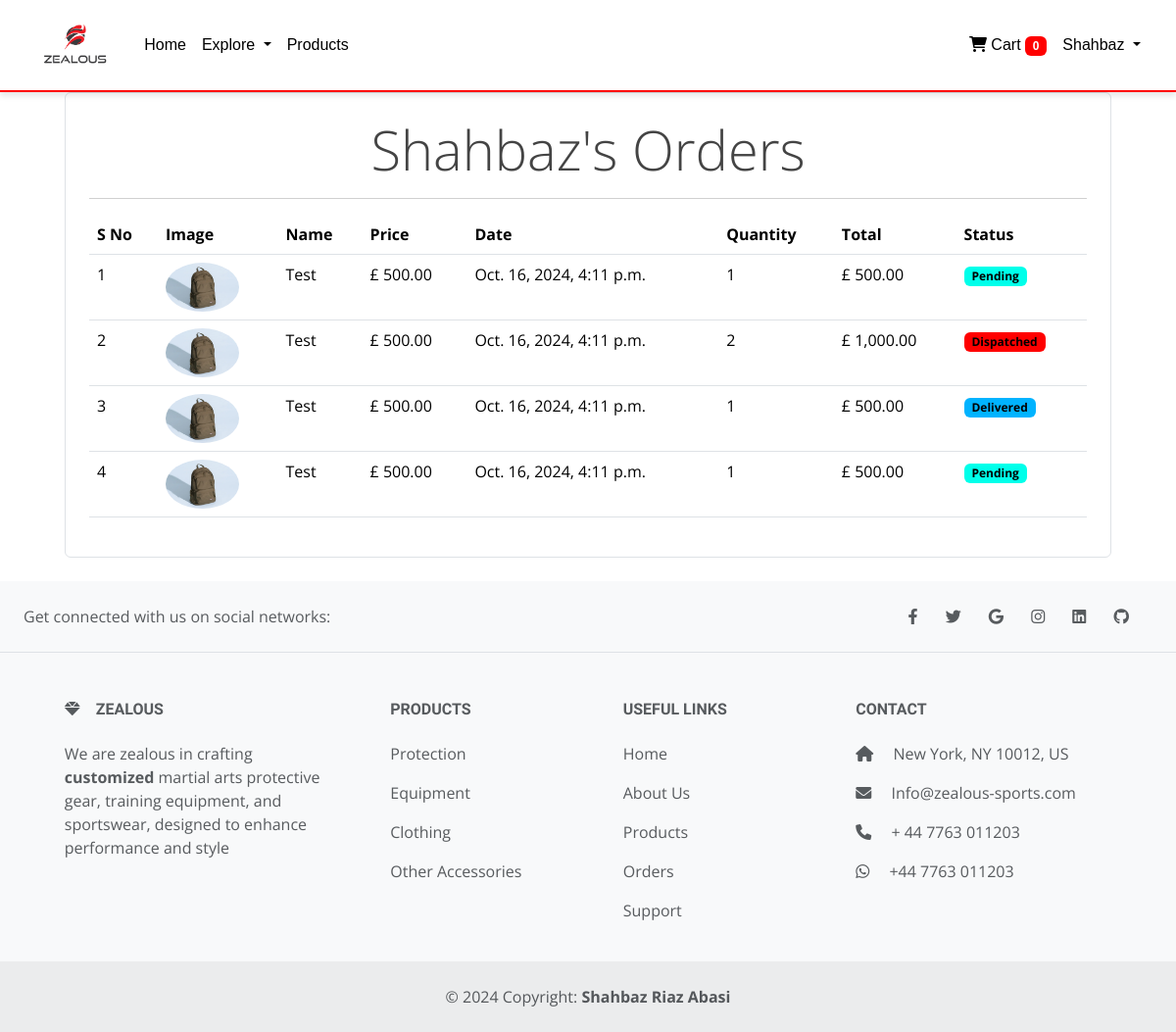
The page /order/ (signed in) on the database its author committed.
### store/models/customer.py (models this page shows, shortened)
class Customer(models.Model):
    first_name = models.CharField(max_length=50)
    last_name = models.CharField(max_length=50)
    phone = models.CharField(max_length=15)
    email = models.EmailField(unique=True)
    password = models.CharField(max_length=500)
    def __str__(self):
        return f"{self.first_name} {self.last_name}"

### store/models/orders.py (models this page shows, shortened)
class Order(models.Model):
    STATUS_CHOICES = [
        ('Pending', 'Pending'),
        ('Dispatched', 'Dispatched'),
        ('Delivered', 'Delivered'),
        ('Completed', 'Completed'),
    ]
    product = models.ForeignKey(Product, on_delete=models.CASCADE)
    customer = models.ForeignKey(Customer, on_delete=models.CASCADE)
    quantity = models.IntegerField(default=1)
    price = models.DecimalField(max_digits=10, decimal_places=2)
    date = models.DateTimeField(default=timezone.now)
    address = models.CharField(max_length=50, default='', blank=True)
    phone = models.CharField(max_length=11, default='', blank=True)
    detail = models.CharField(max_length=500, default='', blank=True)
    status = models.CharField(max_length=20, choices=STATUS_CHOICES, default='Pending')
    color = models.CharField(max_length=50, blank=True, null=True)
    material = models.CharField(max_length=50, blank=True, null=True)
    size = models.CharField(max_length=50, blank=True, null=True)
    customization = models.CharField(max_length=50, blank=True, null=True)
    type = models.CharField(max_length=50, blank=True, null=True)
    gsm = models.CharField(max_length=50, blank=True, null=True)
    def __str__(self):
        return f'Order {self.id}: {self.product.name} by {self.customer}'
    @staticmethod
    def get_order_by_customer(customer):
        return Order.objects.filter(customer=customer).order_by('-date')

### store/models/product.py (models this page shows, shortened)
class Product(models.Model):
    name = models.CharField(max_length=50)
    price = models.IntegerField(default=0)
    category= models.ForeignKey(Category, on_delete=models.CASCADE, default=1)
    materials = models.ManyToManyField(Material, blank=True)
    sizes = models.ManyToManyField(Size, blank=True)
    customizations = models.ManyToManyField(Customization, blank=True)
    types = models.ManyToManyField(Type, blank=True)
    colors = models.ManyToManyField(Color, blank=True)
    fabrics = models.ManyToManyField(Fabric, blank=True)
    gsms = models.ManyToManyField(GSM, blank=True)
    description = models.CharField(max_length=1000, default='')
    image = models.ImageField(upload_to='products/')
    image2 = models.ImageField(upload_to='products/', null=True, blank=True)
    image3 = models.ImageField(upload_to='products/', null=True, blank=True)

### store/models/category.py (models this page shows, shortened)
class Category(models.Model):
    name = models.CharField(max_length=20)
    parent = models.ForeignKey('self', on_delete=models.CASCADE, null=True, blank=True, related_name='children')
    @staticmethod
    def get_all_category():
        return Category.objects.all()

### store/views.py (the view)
# urls.py: path('order/', OrderView.as_view(), name='order'),
class OrderView(View):
    def get(self, request):
        customer_id = request.session.get('customer_id')
        categories = Category.get_all_category()
        parent_categories = categories.filter(parent__isnull=True)
        if not customer_id:
            return redirect('login')
        customer = Customer.objects.get(id=customer_id)
        orders = Order.get_order_by_customer(customer)
        print(orders)
        return render(request, 'order.html', {'orders': orders, 'Customer': customer, 'Categories': parent_categories,})

### store/templatetags/custom_filter.py (called while the page is built)
@register.filter(name='currency')
def currency(value):
    try:
        return f"£  {value:,.2f}"
    except (ValueError, TypeError):
        return value

@register.filter(name='multiply')
def multiply(value, multiplier):
    try:
        return value * multiplier
    except (ValueError, TypeError):
        return value

### store/templates/order.html
{% extends "base.html" %}
{% block content %}
{% load cart %}
{% load custom_filter %}
<div class="container">
  <div class="border rounded p-4 m-4">
    <p class="display-4 text-center">{{ Customer.first_name }}'s Orders</p>
    <hr>
    <div class="table-responsive">
      <table class="table">
        <thead>
          <tr>
            <th scope="col">S No</th>
            <th scope="col">Image</th>
            <th scope="col">Name</th>
            <th scope="col">Price</th>
            <th scope="col">Date</th>
            <th scope="col">Quantity</th>
            <th scope="col">Total</th>
            <th scope="col">Status</th>
          </tr>
        </thead>
        <tbody>
          {% for order in orders %}
          <tr>
            <td>{{ forloop.counter }}</td>
            <td><img style="height: 50px;" class="rounded-circle" src="{{ order.product.image.url }}" alt=""></td>
            <td>{{ order.product.name }}</td>
            <td>{{ order.product.price|currency }}</td>
            <td>{{ order.date }}</td>
            <td>{{ order.quantity }}</td>
            <td>{{ order.quantity|multiply:order.product.price|currency }}</td>
            <td>
              <span class="badge
              {% if order.status == 'Pending' %}
                  badge-warning text-black
              {% elif order.status == 'Dispatched' %}
                  badge-info text-black
              {% elif order.status == 'Delivered' %}
                  badge-primary text-black
              {% elif order.status == 'Completed' %}
                  badge-success text-black
              {% endif %}
              ">{{ order.status }}</span>
          </td>
          </tr>
          {% endfor %}
        </tbody>
      </table>
    </div>
  </div>
</div>
{% endblock %}
{% block footer %}
{% include "footer.html" %}
{% endblock %}

### store/templates/base.html (shortened to what this page needs)
{% load static %}
<!doctype html>
<html lang="en">
  <head>
    <link href="https://cdn.jsdelivr.net/npm/bootstrap@5.3.3/dist/css/bootstrap.min.css" rel="stylesheet">
    <link href="https://cdn.jsdelivr.net/npm/bootstrap@5.3.3/dist/css/bootstrap.min.css" rel="stylesheet">
    <link href="https://cdn.jsdelivr.net/npm/bootstrap-icons/font/bootstrap-icons.css" rel="stylesheet">
    <link rel="stylesheet" href="https://cdnjs.cloudflare.com/ajax/libs/font-awesome/6.0.0-beta3/css/all.min.css">
    <link rel="stylesheet" href="https://cdn.jsdelivr.net/npm/remixicon@2.5.0/fonts/remixicon.css">
    <link href="{% static 'css/main.css' %}" rel="stylesheet">
  </head>
  <body>
    <nav class="navbar navbar-expand-lg navbar-dark">
      <div class="container-fluid">
        <a class="navbar-brand" href="/">
          <img src="{% static 'images/Zealous White logo.png' %}" alt="Logo" style="height: 50px;">
        </a>
        <div class="collapse navbar-collapse" id="navbarSupportedContent">
          <ul class="navbar-nav me-auto mb-2 mb-lg-0">
            <li class="nav-item">
              <a class="nav-link" aria-current="page" href="/">Home</a>
            </li>
            <li class="nav-item dropdown">
              <a class="nav-link dropdown-toggle" href="#" role="button" data-bs-toggle="dropdown" aria-expanded="false">
                Explore
              </a>
            </li>
            <li class="nav-item">
              <a href="/products" class="nav-link" aria-disabled="true">Products</a>
            </li>
          </ul>
          <ul class="navbar-nav mb-2 mb-lg-0">
            <li class="nav-item">
              <a class="nav-link " aria-current="page" href="{% url 'cart' %}"  text-decoration: none;">
                <i class="fas fa-shopping-cart"></i> Cart
                <span class="badge badge-info">{{ request.session.cart|length }}</span>
              </a>
            </li>
            <li class="nav-item dropdown">
              {% if Customer %}
              <a class="nav-link dropdown-toggle" href="#" role="button" data-bs-toggle="dropdown" aria-expanded="false">
                {{ Customer.first_name }}
              </a>
              {% else %}
              <a class="nav-link dropdown-toggle" href="#" role="button" data-bs-toggle="dropdown" aria-expanded="false">
                More
              </a>
              {% endif %}
            </li>
          </ul>
        </div>
      </div>
    </nav>
    {% block content %}
    {% endblock %}
    {% block footer %}{% endblock %}
  </body>
</html>

### store/templates/footer.html
<footer class="text-center text-lg-start bg-body-tertiary text-muted">
  <section class="d-flex justify-content-center justify-content-lg-between p-4 border-bottom">
    <div class="me-5 d-none d-lg-block">
      <span>Get connected with us on social networks:</span>
    </div>
    <div>
      <a href="" class="me-4 text-reset">
        <i class="fab fa-facebook-f"></i>
      </a>
      <a href="" class="me-4 text-reset">
        <i class="fab fa-twitter"></i>
      </a>
      <a href="" class="me-4 text-reset">
        <i class="fab fa-google"></i>
      </a>
      <a href="" class="me-4 text-reset">
        <i class="fab fa-instagram"></i>
      </a>
      <a href="" class="me-4 text-reset">
        <i class="fab fa-linkedin"></i>
      </a>
      <a href="" class="me-4 text-reset">
        <i class="fab fa-github"></i>
      </a>
    </div>
  </section>
  <section class="">
    <div class="container text-center text-md-start mt-5">
      <div class="row mt-3">
        <div class="col-md-3 col-lg-4 col-xl-3 mx-auto mb-4">
          <h6 class="text-uppercase fw-bold mb-4">
            <i class="fas fa-gem me-3"></i>ZEALOUS
          </h6>
          <p>
            We are zealous in crafting <strong>customized</strong>  martial arts protective gear, training equipment, and sportswear, designed to enhance performance and style
          </p>
        </div>
        <div class="col-md-2 col-lg-2 col-xl-2 mx-auto mb-4">
          <h6 class="text-uppercase fw-bold mb-4">
            Products
          </h6>
          <p>
            {% for category in Categories %}
            <a href="{% url 'products' %}?category={{ category.id }}" class="mt-3 mb-3 list-group-item list-group-item-action">{{ category.name }}</a>
            {% endfor %}
          </p>
        </div>
        <div class="col-md-3 col-lg-2 col-xl-2 mx-auto mb-4">
          <h6 class="text-uppercase fw-bold mb-4">
            Useful links
          </h6>
          <p>
            <a href="/" class="text-reset">Home</a>
          </p>
          <p>
            <a href="#!" class="text-reset">About Us</a>
          </p>
          <p>
            <a href="/products" class="text-reset">Products</a>
          </p>
          <p>
            <a href="/order" class="text-reset">Orders</a>
          </p>
          <p>
            <a href="#!" class="text-reset">Support</a>
          </p>
        </div>
        <div class="col-md-4 col-lg-3 col-xl-3 mx-auto mb-md-0 mb-4">
          <h6 class="text-uppercase fw-bold mb-4">Contact</h6>
          <p><i class="fas fa-home me-3"></i> New York, NY 10012, US</p>
          <p>
            <i class="fas fa-envelope me-3"></i>
            Info@zealous-sports.com
          </p>
          <p><i class="fas fa-phone me-3"></i> + 44 7763 011203</p>
          <p><i class="fab fa-whatsapp me-3"></i> +44 7763 011203</p>
        </div>
      </div>
    </div>
  </section>
  <div class="text-center p-4" style="background-color: rgba(0, 0, 0, 0.05);">
    © 2024 Copyright:
    <a class="text-reset fw-bold" target="_blank" href="https://shahbazriaz.online/">Shahbaz Riaz Abasi</a>
  </div>
</footer>

### store/static/css/main.css (style rules this page uses)
body { font-family: "Open Sans", sans-serif; color: #444444; padding-top: 70px; }
a { text-decoration: none; color: #d9232d; }
h1, h2, h3, h4, h5, h6 { font-family: "Raleway", sans-serif; }
.navbar { position: fixed; top: 0; width: 100%; z-index: 1000; background-color: #ffffff; color: #000000; padding: 1rem; border-bottom: 2px solid #ff0000; box-shadow: 0 4px 6px rgba(0, 0, 0, 0.1); }
.navbar-brand { font-family: 'Playfair Display', serif; font-size: 1.5rem; color: #ff0000; font-weight: bold; letter-spacing: 1px; }
.navbar-nav .nav-link { color: #000000; font-family: 'Montserrat', sans-serif; font-size: 1rem; padding: 0.75rem 1rem; transition: color 0.3s ease-in-out; }
.badge-warning { background-color: #00ffea; color: #fff; }
.badge-info { background-color: #ff0000; color: #fff; }
.badge-primary { background-color: #00b3ff; color: #fff; }

### rows shown on the page
Customer: first_name "Shahbaz"
Order: product.image (picture), product.name "Test", product.price "£ 500.00", date "Oct. 16, 2024, 4:11 p.m.", quantity "1", quantity|multiply "£ 500.00", status "Pending"
Order: product.image (picture), product.name "Test", product.price "£ 500.00", date "Oct. 16, 2024, 4:11 p.m.", quantity "2", quantity|multiply "£ 1,000.00", status "Dispatched"
Order: product.image (picture), product.name "Test", product.price "£ 500.00", date "Oct. 16, 2024, 4:11 p.m.", quantity "1", quantity|multiply "£ 500.00", status "Delivered"
Order: product.image (picture), product.name "Test", product.price "£ 500.00", date "Oct. 16, 2024, 4:11 p.m.", quantity "1", quantity|multiply "£ 500.00", status "Pending"
Category: name "Protection"
Category: name "Equipment"
Category: name "Clothing"
Category: name "Other Accessories"

### other values the page prints
{{ request.session.cart|length }} "0"
